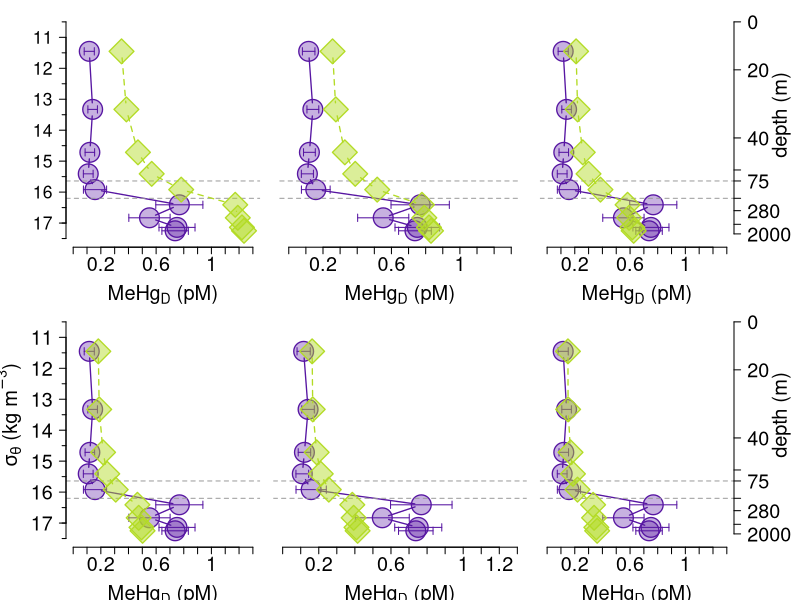

This chart was generated by the following R code:


#mehg out
L1<-c(0.3497755,	0.3848843,	0.4685913,	0.5679968,	0.7814427,	1.1722684,	1.1908319,	1.2207873,	1.2357983) 
L2<-c(0.2559063,	0.2750452,	0.3275904,	0.3883713,	0.5168229,	0.7781901,	0.7921778,	0.8194976,	0.8312166)
L3<-c(0.2094286,	0.2206606,	0.2577773,	0.2994355,	0.3858102,	0.5820193,	0.593122,   0.6164701,	0.6259344) 
L4<-c( 0.1817237, 0.1882424, 0.2161624, 0.2464218,   0.3077157,  0.4647380,  0.4739146,  0.4939871,  0.5018907) 
L5<-c(0.1632538,	0.1666298,	0.1884177,	0.2110764,	0.2556472,	0.3857885,	0.3932107,	0.4089185,	0.4152378)
L6<-c(0.1505495,	0.1517646,	0.1693363,	0.1867695,	0.2198419,	0.3326888,	0.3396552,	0.3558866,	0.3620052) 
L7<-c(0.1502484,	0.1514122,	0.1688838,	0.186193,   0.2189932,	0.3311748,	0.3379699,	0.3534577,	0.3593792)

#mehg data
medie_mehg_pM<-c(0.116285714,0.1408125,0.120611111,0.108857143,0.157888889,0.767916667,0.551913043,0.751090909,0.737428571)
sd2<-c(0.036545471,0.034533498,0.034428338,0.035267684,0.083861152,0.170347104,0.149375644,0.130289388,0.095633974)
prof<-c(11.4525,13.3275,14.715,15.41,15.92,16.41,16.83,17.14,17.25)
epsilon <- 0.12
y1<-c( 10.5, 12.05, 14.25, 15.285, 15.64, 16.2, 16.6, 17.04, 17.35)
why<-c(0,   20,      40,    55,    75,   100,  280,  460,   2000)
str(why)
str(y1)
y<-prof
x2<-medie_mehg_pM


# --- PLOT Mehg----------------------mehg

tiff('Lamborg.tiff', height=25, width=30, units='cm', 
     compression="lzw", res=300)
#L1
par(mar=c(4,5,1,0.5), mfrow=c(2,3),cex.axis=1.2, cex.lab=1.3, cex.main=1.4 )
plot(medie_mehg_pM, prof,  bty='n',lwd=1.3, cex=4,
     ylim=c(17.5,10.5), lty=1, yaxt='n',xaxt='n',
     xlim=c(0, 1.3), pch=21,
     ylab=" ", xlab=" ", type="b", col="#5716a2",bg='#5716a255', main=" ")

abline(h=15.64, type='l', lty=2, col='grey60')
abline(h=16.2, type='l', lty=2, col='grey60')

segments(x2-sd2,y,x2+sd2,y, col='#5716a2', lwd=1)
epsilon <- 0.12
segments(x2-sd2,y-epsilon,x2-sd2,y+epsilon, col='#5716a2')
segments(x2+sd2,y-epsilon,x2+sd2,y+epsilon, col='#5716a2')
par(new=TRUE)
plot(L1, prof, type="b",pch=23,  lwd=1.3,cex=4,cex.axis=1.8,
     ylim=c(17.5,10.5),  bty='n', xlim=c(0,1.3), lty=2,
     xlab=" ", col="#b3db25", yaxt='n',xaxt='n',
     bg='#b3db2577', ylab='',   main='')

p<-c(21,23)

at=c(0,0.1,.3,.5,.7,.9,1.1,1.3)
atx=c(0.2,.4,.6,.8,1,1.2)
axis(1, at = at, labels = F ,tick=T, cex.axis=1.8)
axis(1, at = atx, labels = atx,tick=T, cex.axis=1.8)
mtext(expression('MeHg'[D]*' (pM)'),side=1,line=3.5, cex=1.2)

y2<-c(10.5,11.5,12.5,13.5,14.5,15.5,16.5,17, 17.5);y1<-c(11,12,13,14,15,16,17)

axis(2, at=y1,line=0, col="black", cex.axis=1.6 , las=2)
axis(2, at=y2,line=0,labels=F, col="black" , tck =-.02, cex.axis=1.6)


#L2
par(mar=c(4,1,1,1), cex.axis=1.2, cex.lab=1.3, cex.main=1.4 )
plot(medie_mehg_pM, prof,  bty='n',lwd=1.3, cex=4,
     ylim=c(17.5,10.5), lty=1, yaxt='n',xaxt='n',
     xlim=c(0, 1.3), pch=21,
     ylab=" ", xlab=" ", type="b", col="#5716a2",bg='#5716a255', main=" ")

abline(h=15.64, type='l', lty=2, col='grey60')
abline(h=16.2, type='l', lty=2, col='grey60')

segments(x2-sd2,y,x2+sd2,y, col='#5716a2', lwd=1)
epsilon <- 0.12
segments(x2-sd2,y-epsilon,x2-sd2,y+epsilon, col='#5716a2')
segments(x2+sd2,y-epsilon,x2+sd2,y+epsilon, col='#5716a2')
par(new=TRUE)
plot(L2, prof, type="b",pch=23,  lwd=1.3,cex=4,cex.axis=1.8,
     ylim=c(17.5,10.5),  bty='n', xlim=c(0,1.3), lty=2,
     xlab=" ", col="#b3db25", yaxt='n',xaxt='n',
     bg='#b3db2577', ylab='',   main='')

p<-c(21,23)
#legend(.4,11, pch=p,legend=c("Observations", 
#                            'Model'),pt.cex=2,
#     col=c("#5716a

axis(1, at = at, labels = F ,tick=T, cex.axis=1.8)
axis(1, at = atx, labels = atx,tick=T, cex.axis=1.8)
mtext(expression('MeHg'[D]*' (pM)'),side=1,line=3.5, cex=1.2)


#L3
par(mar=c(4,.5,1,5), cex.axis=1.2, cex.lab=1.3, cex.main=1.4 )
plot(medie_mehg_pM, prof,  bty='n',lwd=1.3, cex=4,
     ylim=c(17.5,10.5), lty=1, yaxt='n',xaxt='n',
     xlim=c(0, 1.3), pch=21,
     ylab=" ", xlab=" ", type="b", col="#5716a2",bg='#5716a255', main=" ")

abline(h=15.64, type='l', lty=2, col='grey60')
abline(h=16.2, type='l', lty=2, col='grey60')

segments(x2-sd2,y,x2+sd2,y, col='#5716a2', lwd=1)
epsilon <- 0.12
segments(x2-sd2,y-epsilon,x2-sd2,y+epsilon, col='#5716a2')
segments(x2+sd2,y-epsilon,x2+sd2,y+epsilon, col='#5716a2')
par(new=TRUE)
plot(L3, prof, type="b",pch=23,  lwd=1.3,cex=4,cex.axis=1.8,
     ylim=c(17.5,10.5),  bty='n', xlim=c(0,1.3), lty=2,
     xlab=" ", col="#b3db25", yaxt='n',xaxt='n',
     bg='#b3db2577', ylab='',   main='')
#mtext(expression(paste(sigma[theta]*'  (kg/m'^3*')')),
#      2, line=2.5 ,at=14,col="black", cex=1.2)
axis(1, at = at, labels = F ,tick=T, cex.axis=1.8)
axis(1, at = atx, labels = atx,tick=T, cex.axis=1.8)
mtext(expression('MeHg'[D]*' (pM)'),side=1,line=3.5, cex=1.2)

y3<-c( 10.5, 12.05, 14.25, 15.285, 15.64, 16.2, 16.6, 17.04, 17.35);why<-c(0,   20,      40,    55,    75,   100,  280,  460,   2000)
axis(4, at = y3, labels = why, tick = TRUE, cex.axis=1.8, las=2)
mtext('depth (m)', at=13.5, side=4,line=3.2, cex=1.2)
#L4
par(mar=c(4,5,1,0.5), cex.axis=1.8, cex.lab=1.3, cex.main=1.4 )
plot(medie_mehg_pM, prof,  bty='n',lwd=1.3, cex=4,
     ylim=c(17.5,10.5), lty=1, yaxt='n',xaxt='n',
     xlim=c(0, 1.3), pch=21,
     ylab=" ", xlab=" ", type="b", col="#5716a2",bg='#5716a255', main=" ")

abline(h=15.64, type='l', lty=2, col='grey60')
abline(h=16.2, type='l', lty=2, col='grey60')

segments(x2-sd2,y,x2+sd2,y, col='#5716a2', lwd=1)
epsilon <- 0.12
segments(x2-sd2,y-epsilon,x2-sd2,y+epsilon, col='#5716a2')
segments(x2+sd2,y-epsilon,x2+sd2,y+epsilon, col='#5716a2')
par(new=TRUE)
plot(L4, prof, type="b",pch=23,  lwd=1.3,cex=4,cex.axis=1.8,
     ylim=c(17.5,10.5),  bty='n', xlim=c(0,1.3), lty=2,
     xlab=" ", col="#b3db25", yaxt='n',xaxt='n',
     bg='#b3db2577', ylab='',   main='')
#x axis
axis(1, at = at, labels = F ,tick=T, cex.axis=1.8)
axis(1, at = atx, labels = atx,tick=T, cex.axis=1.8)
mtext(expression('MeHg'[D]*' (pM)'),side=1,line=3.5, cex=1.2)

#y axis
axis(2, at=y1,line=0, col="black", cex.axis=1.8 , las=2)
axis(2, at=y2,line=0,labels=F, col="black" , tck =-.02, cex.axis=1.8)
mtext(expression(paste(sigma[theta]*' (kg m'^-3*')')), 2, line=3.2,at=13.5,
      col="black", cex=1.2)
#L5
par(par(mar=c(4,.5,1,.5)), cex.axis=1.8, cex.lab=1.3, cex.main=1.4 )
plot(medie_mehg_pM, prof,  bty='n',lwd=1.3, cex=4,
     ylim=c(17.5,10.5), lty=1, yaxt='n',xaxt='n',
     xlim=c(0, 1.3), pch=21,
     ylab=" ", xlab=" ", type="b", col="#5716a2",bg='#5716a255', main=" ")

abline(h=15.64, type='l', lty=2, col='grey60')
abline(h=16.2, type='l', lty=2, col='grey60')

segments(x2-sd2,y,x2+sd2,y, col='#5716a2', lwd=1)
epsilon <- 0.12
segments(x2-sd2,y-epsilon,x2-sd2,y+epsilon, col='#5716a2')
segments(x2+sd2,y-epsilon,x2+sd2,y+epsilon, col='#5716a2')
par(new=TRUE)
plot(L5, prof, type="b",pch=23,  lwd=1.3,cex=4,cex.axis=1.8,
     ylim=c(17.5,10.5),  bty='n', xlim=c(0,1.3), lty=2,
     xlab=" ", col="#b3db25", yaxt='n',xaxt='n',
     bg='#b3db2577', ylab='',   main='')

axis(1, at = at, labels = F ,tick=T, cex.axis=1.8)
axis(1, at = atx, labels = atx,tick=T, cex.axis=1.8)
mtext(expression('MeHg'[D]*' (pM)'),side=1,line=3.5, cex=1.2)
#legend(.4,11, pch=p,legend=c

#L6
par(mar=c(4,.5,1,5), cex.axis=1.8, cex.lab=1.3, cex.main=1.4 )
plot(medie_mehg_pM, prof,  bty='n',lwd=1.3, cex=4,
     ylim=c(17.5,10.5), lty=1, yaxt='n',xaxt='n',
     xlim=c(0, 1.3), pch=21,
     ylab=" ", xlab=" ", type="b", col="#5716a2",bg='#5716a255', main=" ")

abline(h=15.64, type='l', lty=2, col='grey60')
abline(h=16.2, type='l', lty=2, col='grey60')

segments(x2-sd2,y,x2+sd2,y, col='#5716a2', lwd=1)
epsilon <- 0.12
segments(x2-sd2,y-epsilon,x2-sd2,y+epsilon, col='#5716a2')
segments(x2+sd2,y-epsilon,x2+sd2,y+epsilon, col='#5716a2')
par(new=TRUE)
plot(L6, prof, type="b",pch=23,  lwd=1.3,cex=4,cex.axis=1.8,
     ylim=c(17.5,10.5),  bty='n', xlim=c(0,1.3), lty=2,
     xlab=" ", col="#b3db25", yaxt='n',xaxt='n',
     bg='#b3db2577', ylab='',   main='')
#      2, line=2.5 ,at=14,col="black", cex=1.2)
axis(1, at = at, labels = F ,tick=T, cex.axis=1.8)
axis(1, at = atx, labels = atx,tick=T, cex.axis=1.8)
mtext(expression('MeHg'[D]*' (pM)'),side=1,line=3.5, cex=1.2)
#legend(.4,11, pch=p,legend=c

axis(4, at = y3, labels = why, tick = TRUE, cex.axis=1.8, las=2)
mtext('depth (m)', at=13.5, side=4,line=3.2, cex=1.2)

dev.off()
